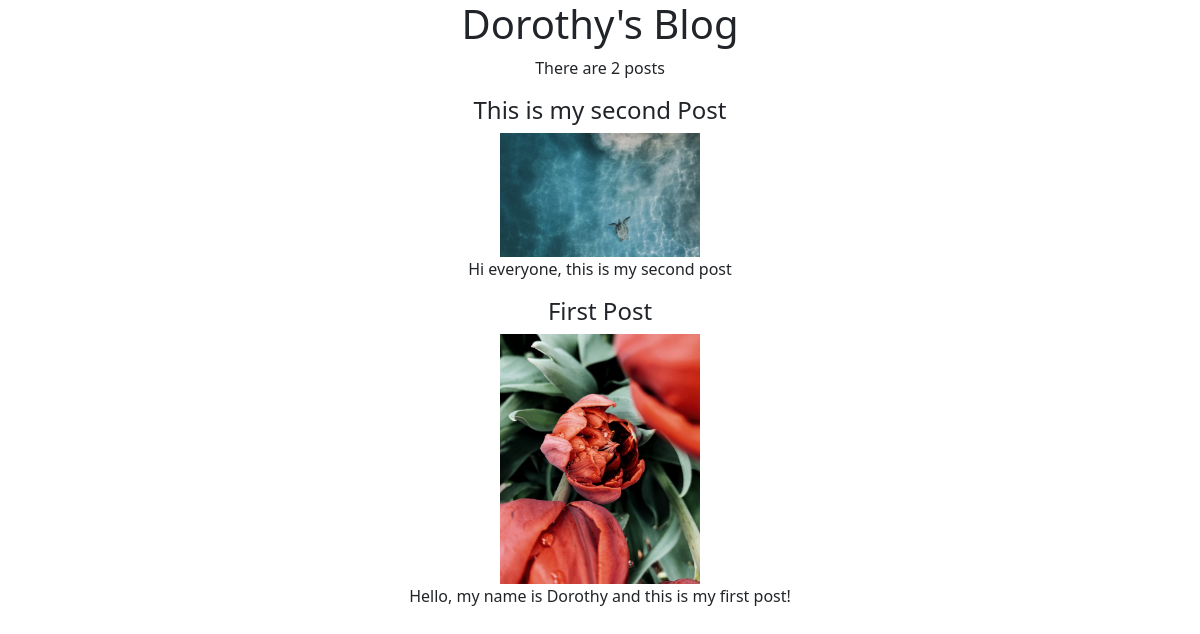
Screenshot of /blog/ with the database file from the repository.
### blog/models.py (models this page shows)
class Post(models.Model):
    name = models.CharField(max_length=200)
    content = models.TextField(max_length=1000)
    image = models.ImageField(upload_to='blog/images/', blank=True)
    date = models.DateField()

### blog/views.py (the view)
# urls.py: path('', views.all_blogs, name='all_blogs'),
def all_blogs(request):
    posts = list(Post.objects.order_by('-date')[:5])
    length = len(posts)
    return render(request, 'blog/all_blogs.html', {'posts': posts, 'length': length})

### blog/templates/blog/all_blogs.html (shortened to what this page needs)
<link href="https://cdn.jsdelivr.net/npm/bootstrap@5.0.1/dist/css/bootstrap.min.css" rel="stylesheet">
<div class="container text-center">
  <h1>Dorothy's Blog</h1>
  {% if length > 1 %}
  <p>There are {{length }} posts</p>
  {% endif%}
  {% for post in posts%}
  <h4>{{post.name}}</h4>
  <img src="{{post.image.url}}", width=200>
  <p>{{post.content}}</p>
  {% endfor%}
</div>

### rows the page displays
Post: name "This is my second Post", image (picture), content "Hi everyone, this is my second post"
Post: name "First Post", image (picture), content "Hello, my name is Dorothy and this is my first post!"

### other values shown
{{ length }} "2"
